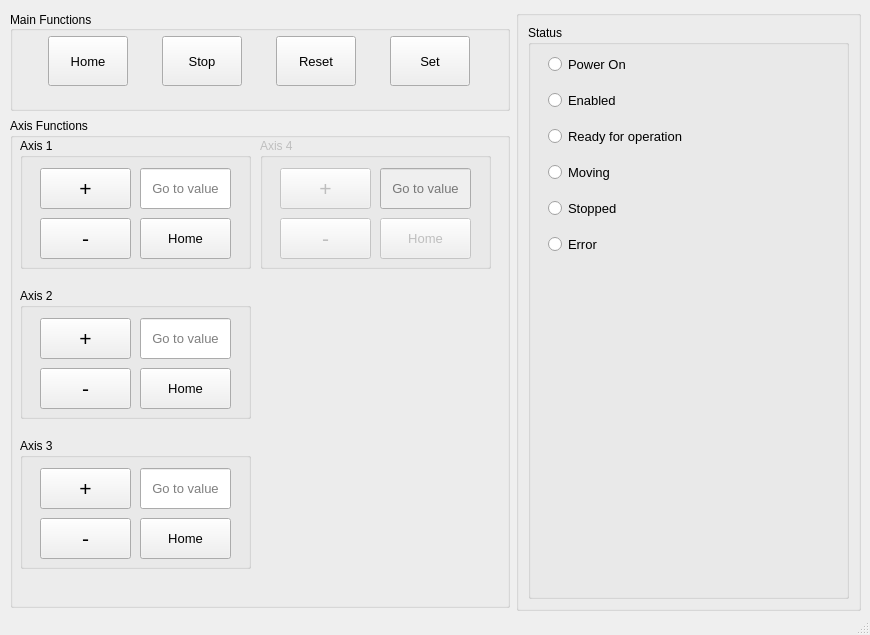
<?xml version="1.0" encoding="UTF-8"?>
<ui version="4.0">
 <class>MainWindow</class>
 <widget class="QMainWindow" name="MainWindow">
  <property name="geometry">
   <rect>
    <x>0</x>
    <y>0</y>
    <width>870</width>
    <height>635</height>
   </rect>
  </property>
  <property name="minimumSize">
   <size>
    <width>870</width>
    <height>635</height>
   </size>
  </property>
  <property name="maximumSize">
   <size>
    <width>870</width>
    <height>635</height>
   </size>
  </property>
  <property name="windowTitle">
   <string>Grab2.0</string>
  </property>
  <property name="autoFillBackground">
   <bool>false</bool>
  </property>
  <property name="documentMode">
   <bool>false</bool>
  </property>
  <property name="tabShape">
   <enum>QTabWidget::Rounded</enum>
  </property>
  <property name="dockNestingEnabled">
   <bool>false</bool>
  </property>
  <property name="unifiedTitleAndToolBarOnMac">
   <bool>false</bool>
  </property>
  <widget class="QWidget" name="centralwidget">
   <property name="enabled">
    <bool>true</bool>
   </property>
   <widget class="QWidget" name="horizontalLayoutWidget">
    <property name="geometry">
     <rect>
      <x>10</x>
      <y>10</y>
      <width>851</width>
      <height>601</height>
     </rect>
    </property>
    <layout class="QHBoxLayout" name="mainHorizontalLayout">
     <item>
      <layout class="QVBoxLayout" name="functionsLayout">
       <property name="spacing">
        <number>6</number>
       </property>
       <property name="sizeConstraint">
        <enum>QLayout::SetMaximumSize</enum>
       </property>
       <item>
        <widget class="QGroupBox" name="mainFunctionGroup">
         <property name="sizePolicy">
          <sizepolicy hsizetype="Minimum" vsizetype="Preferred">
           <horstretch>0</horstretch>
           <verstretch>0</verstretch>
          </sizepolicy>
         </property>
         <property name="maximumSize">
          <size>
           <width>500</width>
           <height>100</height>
          </size>
         </property>
         <property name="autoFillBackground">
          <bool>false</bool>
         </property>
         <property name="title">
          <string>Main Functions</string>
         </property>
         <property name="alignment">
          <set>Qt::AlignLeading|Qt::AlignLeft|Qt::AlignVCenter</set>
         </property>
         <property name="flat">
          <bool>false</bool>
         </property>
         <property name="checkable">
          <bool>false</bool>
         </property>
         <widget class="QWidget" name="horizontalLayoutWidget_2">
          <property name="geometry">
           <rect>
            <x>10</x>
            <y>20</y>
            <width>481</width>
            <height>61</height>
           </rect>
          </property>
          <layout class="QHBoxLayout" name="mainFunctionLayout">
           <item>
            <widget class="QPushButton" name="homeButton">
             <property name="minimumSize">
              <size>
               <width>80</width>
               <height>50</height>
              </size>
             </property>
             <property name="maximumSize">
              <size>
               <width>80</width>
               <height>50</height>
              </size>
             </property>
             <property name="font">
              <font>
               <pointsize>10</pointsize>
              </font>
             </property>
             <property name="text">
              <string>Home</string>
             </property>
             <property name="autoDefault">
              <bool>false</bool>
             </property>
             <property name="default">
              <bool>false</bool>
             </property>
             <property name="flat">
              <bool>false</bool>
             </property>
            </widget>
           </item>
           <item>
            <widget class="QPushButton" name="stopButton">
             <property name="minimumSize">
              <size>
               <width>80</width>
               <height>50</height>
              </size>
             </property>
             <property name="maximumSize">
              <size>
               <width>80</width>
               <height>50</height>
              </size>
             </property>
             <property name="font">
              <font>
               <pointsize>10</pointsize>
              </font>
             </property>
             <property name="text">
              <string>Stop</string>
             </property>
             <property name="autoDefault">
              <bool>false</bool>
             </property>
             <property name="default">
              <bool>false</bool>
             </property>
             <property name="flat">
              <bool>false</bool>
             </property>
            </widget>
           </item>
           <item>
            <widget class="QPushButton" name="resetButton">
             <property name="minimumSize">
              <size>
               <width>80</width>
               <height>50</height>
              </size>
             </property>
             <property name="maximumSize">
              <size>
               <width>80</width>
               <height>50</height>
              </size>
             </property>
             <property name="font">
              <font>
               <pointsize>10</pointsize>
              </font>
             </property>
             <property name="text">
              <string>Reset</string>
             </property>
             <property name="autoDefault">
              <bool>false</bool>
             </property>
             <property name="default">
              <bool>false</bool>
             </property>
             <property name="flat">
              <bool>false</bool>
             </property>
            </widget>
           </item>
           <item>
            <widget class="QPushButton" name="setButton">
             <property name="minimumSize">
              <size>
               <width>80</width>
               <height>50</height>
              </size>
             </property>
             <property name="maximumSize">
              <size>
               <width>80</width>
               <height>50</height>
              </size>
             </property>
             <property name="font">
              <font>
               <pointsize>10</pointsize>
               <weight>50</weight>
               <italic>false</italic>
               <bold>false</bold>
               <kerning>true</kerning>
              </font>
             </property>
             <property name="text">
              <string>Set</string>
             </property>
             <property name="autoDefault">
              <bool>false</bool>
             </property>
             <property name="default">
              <bool>false</bool>
             </property>
             <property name="flat">
              <bool>false</bool>
             </property>
            </widget>
           </item>
          </layout>
         </widget>
        </widget>
       </item>
       <item>
        <widget class="QGroupBox" name="axisFunctionsGroup">
         <property name="minimumSize">
          <size>
           <width>500</width>
           <height>490</height>
          </size>
         </property>
         <property name="maximumSize">
          <size>
           <width>500</width>
           <height>490</height>
          </size>
         </property>
         <property name="title">
          <string>Axis Functions</string>
         </property>
         <widget class="QGroupBox" name="axis1Group">
          <property name="geometry">
           <rect>
            <x>10</x>
            <y>20</y>
            <width>231</width>
            <height>131</height>
           </rect>
          </property>
          <property name="title">
           <string>Axis 1</string>
          </property>
          <widget class="QPushButton" name="incrementAxis1">
           <property name="geometry">
            <rect>
             <x>20</x>
             <y>30</y>
             <width>91</width>
             <height>41</height>
            </rect>
           </property>
           <property name="font">
            <font>
             <pointsize>16</pointsize>
            </font>
           </property>
           <property name="text">
            <string>+</string>
           </property>
          </widget>
          <widget class="QPushButton" name="decrementAxis1">
           <property name="geometry">
            <rect>
             <x>20</x>
             <y>80</y>
             <width>91</width>
             <height>41</height>
            </rect>
           </property>
           <property name="font">
            <font>
             <pointsize>16</pointsize>
            </font>
           </property>
           <property name="text">
            <string>-</string>
           </property>
          </widget>
          <widget class="QPushButton" name="homeAxis1">
           <property name="geometry">
            <rect>
             <x>120</x>
             <y>80</y>
             <width>91</width>
             <height>41</height>
            </rect>
           </property>
           <property name="font">
            <font>
             <pointsize>10</pointsize>
            </font>
           </property>
           <property name="text">
            <string>Home</string>
           </property>
          </widget>
          <widget class="QLineEdit" name="goToAxis1">
           <property name="geometry">
            <rect>
             <x>120</x>
             <y>30</y>
             <width>91</width>
             <height>41</height>
            </rect>
           </property>
           <property name="font">
            <font>
             <pointsize>10</pointsize>
            </font>
           </property>
           <property name="contextMenuPolicy">
            <enum>Qt::CustomContextMenu</enum>
           </property>
           <property name="maxLength">
            <number>100</number>
           </property>
           <property name="alignment">
            <set>Qt::AlignCenter</set>
           </property>
           <property name="placeholderText">
            <string>Go to value</string>
           </property>
           <property name="clearButtonEnabled">
            <bool>false</bool>
           </property>
          </widget>
         </widget>
         <widget class="QGroupBox" name="axis2Group">
          <property name="geometry">
           <rect>
            <x>10</x>
            <y>170</y>
            <width>231</width>
            <height>131</height>
           </rect>
          </property>
          <property name="title">
           <string>Axis 2</string>
          </property>
          <widget class="QPushButton" name="incrementAxis2">
           <property name="geometry">
            <rect>
             <x>20</x>
             <y>30</y>
             <width>91</width>
             <height>41</height>
            </rect>
           </property>
           <property name="font">
            <font>
             <pointsize>16</pointsize>
            </font>
           </property>
           <property name="text">
            <string>+</string>
           </property>
          </widget>
          <widget class="QPushButton" name="decrementAxis2">
           <property name="geometry">
            <rect>
             <x>20</x>
             <y>80</y>
             <width>91</width>
             <height>41</height>
            </rect>
           </property>
           <property name="font">
            <font>
             <pointsize>16</pointsize>
            </font>
           </property>
           <property name="text">
            <string>-</string>
           </property>
          </widget>
          <widget class="QPushButton" name="homeAxis2">
           <property name="geometry">
            <rect>
             <x>120</x>
             <y>80</y>
             <width>91</width>
             <height>41</height>
            </rect>
           </property>
           <property name="font">
            <font>
             <pointsize>10</pointsize>
            </font>
           </property>
           <property name="text">
            <string>Home</string>
           </property>
          </widget>
          <widget class="QLineEdit" name="goToAxis2">
           <property name="geometry">
            <rect>
             <x>120</x>
             <y>30</y>
             <width>91</width>
             <height>41</height>
            </rect>
           </property>
           <property name="font">
            <font>
             <pointsize>10</pointsize>
            </font>
           </property>
           <property name="contextMenuPolicy">
            <enum>Qt::CustomContextMenu</enum>
           </property>
           <property name="maxLength">
            <number>100</number>
           </property>
           <property name="alignment">
            <set>Qt::AlignCenter</set>
           </property>
           <property name="placeholderText">
            <string>Go to value</string>
           </property>
           <property name="clearButtonEnabled">
            <bool>false</bool>
           </property>
          </widget>
         </widget>
         <widget class="QGroupBox" name="axis3Group">
          <property name="geometry">
           <rect>
            <x>10</x>
            <y>320</y>
            <width>231</width>
            <height>131</height>
           </rect>
          </property>
          <property name="title">
           <string>Axis 3</string>
          </property>
          <widget class="QPushButton" name="incrementAxis3">
           <property name="geometry">
            <rect>
             <x>20</x>
             <y>30</y>
             <width>91</width>
             <height>41</height>
            </rect>
           </property>
           <property name="font">
            <font>
             <pointsize>16</pointsize>
            </font>
           </property>
           <property name="text">
            <string>+</string>
           </property>
          </widget>
          <widget class="QPushButton" name="decrementAxis3">
           <property name="geometry">
            <rect>
             <x>20</x>
             <y>80</y>
             <width>91</width>
             <height>41</height>
            </rect>
           </property>
           <property name="font">
            <font>
             <pointsize>16</pointsize>
            </font>
           </property>
           <property name="text">
            <string>-</string>
           </property>
          </widget>
          <widget class="QPushButton" name="homeAxis3">
           <property name="geometry">
            <rect>
             <x>120</x>
             <y>80</y>
             <width>91</width>
             <height>41</height>
            </rect>
           </property>
           <property name="font">
            <font>
             <pointsize>10</pointsize>
            </font>
           </property>
           <property name="text">
            <string>Home</string>
           </property>
          </widget>
          <widget class="QLineEdit" name="goToAxis3">
           <property name="geometry">
            <rect>
             <x>120</x>
             <y>30</y>
             <width>91</width>
             <height>41</height>
            </rect>
           </property>
           <property name="font">
            <font>
             <pointsize>10</pointsize>
            </font>
           </property>
           <property name="contextMenuPolicy">
            <enum>Qt::CustomContextMenu</enum>
           </property>
           <property name="maxLength">
            <number>100</number>
           </property>
           <property name="alignment">
            <set>Qt::AlignCenter</set>
           </property>
           <property name="placeholderText">
            <string>Go to value</string>
           </property>
           <property name="clearButtonEnabled">
            <bool>false</bool>
           </property>
          </widget>
         </widget>
         <widget class="QGroupBox" name="axis4Group">
          <property name="enabled">
           <bool>false</bool>
          </property>
          <property name="geometry">
           <rect>
            <x>250</x>
            <y>20</y>
            <width>231</width>
            <height>131</height>
           </rect>
          </property>
          <property name="title">
           <string>Axis 4</string>
          </property>
          <widget class="QPushButton" name="incrementAxis4">
           <property name="geometry">
            <rect>
             <x>20</x>
             <y>30</y>
             <width>91</width>
             <height>41</height>
            </rect>
           </property>
           <property name="font">
            <font>
             <pointsize>16</pointsize>
            </font>
           </property>
           <property name="text">
            <string>+</string>
           </property>
          </widget>
          <widget class="QPushButton" name="decrementAxis4">
           <property name="geometry">
            <rect>
             <x>20</x>
             <y>80</y>
             <width>91</width>
             <height>41</height>
            </rect>
           </property>
           <property name="font">
            <font>
             <pointsize>16</pointsize>
            </font>
           </property>
           <property name="text">
            <string>-</string>
           </property>
          </widget>
          <widget class="QPushButton" name="homeAxis4">
           <property name="geometry">
            <rect>
             <x>120</x>
             <y>80</y>
             <width>91</width>
             <height>41</height>
            </rect>
           </property>
           <property name="font">
            <font>
             <pointsize>10</pointsize>
            </font>
           </property>
           <property name="text">
            <string>Home</string>
           </property>
          </widget>
          <widget class="QLineEdit" name="goToAxis4">
           <property name="geometry">
            <rect>
             <x>120</x>
             <y>30</y>
             <width>91</width>
             <height>41</height>
            </rect>
           </property>
           <property name="font">
            <font>
             <pointsize>10</pointsize>
            </font>
           </property>
           <property name="contextMenuPolicy">
            <enum>Qt::CustomContextMenu</enum>
           </property>
           <property name="maxLength">
            <number>100</number>
           </property>
           <property name="alignment">
            <set>Qt::AlignCenter</set>
           </property>
           <property name="placeholderText">
            <string>Go to value</string>
           </property>
           <property name="clearButtonEnabled">
            <bool>false</bool>
           </property>
          </widget>
         </widget>
        </widget>
       </item>
      </layout>
     </item>
     <item>
      <widget class="QGroupBox" name="verticalGroupBox">
       <property name="minimumSize">
        <size>
         <width>200</width>
         <height>393</height>
        </size>
       </property>
       <property name="maximumSize">
        <size>
         <width>200</width>
         <height>16777215</height>
        </size>
       </property>
       <property name="flat">
        <bool>false</bool>
       </property>
       <layout class="QVBoxLayout" name="verticalLayout">
        <property name="sizeConstraint">
         <enum>QLayout::SetMinAndMaxSize</enum>
        </property>
        <item>
         <widget class="QGroupBox" name="statusGroup">
          <property name="sizePolicy">
           <sizepolicy hsizetype="Maximum" vsizetype="Maximum">
            <horstretch>0</horstretch>
            <verstretch>0</verstretch>
           </sizepolicy>
          </property>
          <property name="maximumSize">
           <size>
            <width>415</width>
            <height>597</height>
           </size>
          </property>
          <property name="title">
           <string>Status</string>
          </property>
          <widget class="QWidget" name="verticalLayoutWidget_3">
           <property name="geometry">
            <rect>
             <x>20</x>
             <y>20</y>
             <width>161</width>
             <height>221</height>
            </rect>
           </property>
           <layout class="QVBoxLayout" name="statusLayout">
            <item>
             <widget class="QRadioButton" name="powerOn">
              <property name="font">
               <font>
                <pointsize>10</pointsize>
               </font>
              </property>
              <property name="text">
               <string>Power On</string>
              </property>
             </widget>
            </item>
            <item>
             <widget class="QRadioButton" name="enabled">
              <property name="font">
               <font>
                <pointsize>10</pointsize>
               </font>
              </property>
              <property name="text">
               <string>Enabled</string>
              </property>
             </widget>
            </item>
            <item>
             <widget class="QRadioButton" name="readyForOperation">
              <property name="font">
               <font>
                <pointsize>10</pointsize>
               </font>
              </property>
              <property name="text">
               <string>Ready for operation</string>
              </property>
             </widget>
            </item>
            <item>
             <widget class="QRadioButton" name="moving">
              <property name="font">
               <font>
                <pointsize>10</pointsize>
               </font>
              </property>
              <property name="text">
               <string>Moving</string>
              </property>
             </widget>
            </item>
            <item>
             <widget class="QRadioButton" name="stopped">
              <property name="font">
               <font>
                <pointsize>10</pointsize>
               </font>
              </property>
              <property name="text">
               <string>Stopped</string>
              </property>
             </widget>
            </item>
            <item>
             <widget class="QRadioButton" name="error">
              <property name="font">
               <font>
                <pointsize>10</pointsize>
               </font>
              </property>
              <property name="text">
               <string>Error</string>
              </property>
             </widget>
            </item>
           </layout>
          </widget>
         </widget>
        </item>
       </layout>
      </widget>
     </item>
    </layout>
   </widget>
  </widget>
  <widget class="QStatusBar" name="statusbar"/>
 </widget>
 <resources>
  <include location="../../../../../../../Downloads/QDarkStyleSheet-master/QDarkStyleSheet-master/qdarkstyle/style.qrc"/>
 </resources>
 <connections/>
</ui>
